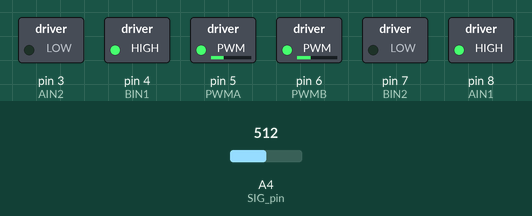
Bench run of a sketch on a simulated Arduino Uno, built with avr-gcc and run on an emulated ATmega328P. Shown: switched loads named in the sketch (green lamp = pin HIGH). The inputs (shaded band) are chosen by the test bench; at power-on: A4 (SIG_pin) = 512. Pins used as bus, display or sensor lines are not drawn; what the sketch prints to the serial monitor is not drawn.

Above: at 0.1 s.
Timing chart, 0 to 1.6 s (numbered marks = the images above):
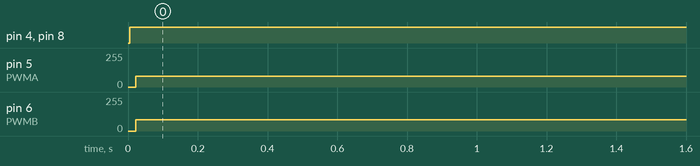

Measured:
- by itself, pin 4 (BIN1), pin 8 (AIN1): LOW → HIGH at 0.01 s
- by itself, pin 5 (PWMA): 0/255 → 80/255 at 0.02 s
- by itself, pin 6 (PWMB): 0/255 → 86/255 at 0.02 s

The sketch:

pid.ino
```cpp
#define THRESHOLD 950
#define MAX_SPEED 150
#define turn_speed 150

int MotorBasespeed = 255;

// Multiplexer select pins
const int s0 = A0;
const int s1 = A1;
const int s2 = A2;
const int s3 = A3;

// Multiplexer signal pin
const int SIG_pin = A4;

int IR_VAL[16] = {0};
int IR_weights[16] = {-85, -65, -50, -35, -25, -15, -10, -5, 85, 65, 50, 35, 25, 15, 10, 5};

int IR_PINS[16];

// Order of reading multiplexer channels (adjust based on wiring)
//int readOrder[16] = {8, 9, 10, 11, 12, 13, 14, 15, 7, 6, 5, 4, 3, 2, 1, 0};
//int readOrder[16] = {15, 14, 13, 12, 11, 10, 9, 8, 0, 1, 2, 3, 4, 5, 6, 7};
int readOrder[16] = {0, 1, 2, 3, 4, 5, 6, 7, 8, 9, 10, 11, 12, 13, 14, 15};

// Motor driver pins
#define AIN1  8    // Motor A Input 1  right
#define AIN2  3    // Motor A Input 2
#define PWMA  5    // Motor A PWM (Speed Control)

#define BIN1  4    // Motor B Input 1
#define BIN2  7    // Motor B Input 2
#define PWMB  6    // Motor B PWM (Speed Control)

int RMOTORSpeed = 0;
int LMOTORSpeed = 0;
int speedAdjust = 0;

// PID variables
float P, I, D;
float error = 0;
float previousError = 0;
float Kp = 0.8;
float Kd = 0.2;
float Ki = 0;

// Function declarations
void PID_control();
void read_IR();
void set_speed();
void set_forward();  // ✅ Added this function properly
void set_backward();
void linefollowing(int baseSpeed);
void readir();
void selectChannel(int channel);

void setup() {
  // Set motor driver pins as output
  pinMode(AIN1, OUTPUT);
  pinMode(AIN2, OUTPUT);
  pinMode(PWMA, OUTPUT);

  pinMode(BIN1, OUTPUT);
  pinMode(BIN2, OUTPUT);
  pinMode(PWMB, OUTPUT);

  pinMode(s0, OUTPUT);
  pinMode(s1, OUTPUT);
  pinMode(s2, OUTPUT);
  pinMode(s3, OUTPUT);

  Serial.begin(9600);
}

void loop() {
  readir();
  linefollowing(80);
}

void readir() {
  for (int i = 0; i < 16; i++) {
    int channel = readOrder[i];
    selectChannel(channel);
    delayMicroseconds(2);  // Fast multiplexer read
    IR_PINS[i] = analogRead(SIG_pin);
  }

  // Debugging sensor values
  Serial.print("IR Sensor Values (9→16, 8→1): ");
  for (int i = 0; i < 16; i++) {
    Serial.print(IR_VAL[i]);
    Serial.print("\t");
  }
  Serial.println();
}

void selectChannel(int channel) {
  digitalWrite(s0, bitRead(channel, 0));
  digitalWrite(s1, bitRead(channel, 1));
  digitalWrite(s2, bitRead(channel, 2));
  digitalWrite(s3, bitRead(channel, 3));
}

void PID_control() {
  error = 0;
  for (int i = 0; i < 16; i++) {
    error += IR_weights[i] * IR_VAL[i];
  }

  P = error;
  I += error;
  D = error - previousError;
  previousError = error;

  speedAdjust = (Kp * P + Ki * I + Kd * D);

  RMOTORSpeed = MotorBasespeed - speedAdjust + 6;
  LMOTORSpeed = MotorBasespeed + speedAdjust;

  RMOTORSpeed = constrain(RMOTORSpeed, 0, MAX_SPEED);
  LMOTORSpeed = constrain(LMOTORSpeed, 0, MAX_SPEED);
}

void read_IR() {
  for (int i = 0; i < 16; i++) {
    int analogValue = IR_PINS[i];  // Already filled in readir()
    IR_VAL[i] = (analogValue > THRESHOLD) ? 1 : 0;
  }
}

void set_speed() {
  analogWrite(PWMA, LMOTORSpeed);  // Left Motor
  analogWrite(PWMB, RMOTORSpeed);  // Right Motor
}

void set_forward() {
  digitalWrite(AIN1, HIGH);
  digitalWrite(AIN2, LOW);
  digitalWrite(BIN1, HIGH);
  digitalWrite(BIN2, LOW);
  Serial.println("Moving Forward");
}

void set_backward() {
  digitalWrite(AIN1, LOW);
  digitalWrite(AIN2, HIGH);
  digitalWrite(BIN1, LOW);
  digitalWrite(BIN2, HIGH);
  Serial.println("Moving Backward");
}

void linefollowing(int baseSpeed) {
  MotorBasespeed = baseSpeed;
  set_forward();        // ✅ Corrected: now properly defined
  read_IR();
  PID_control();
  set_speed();
}
```
